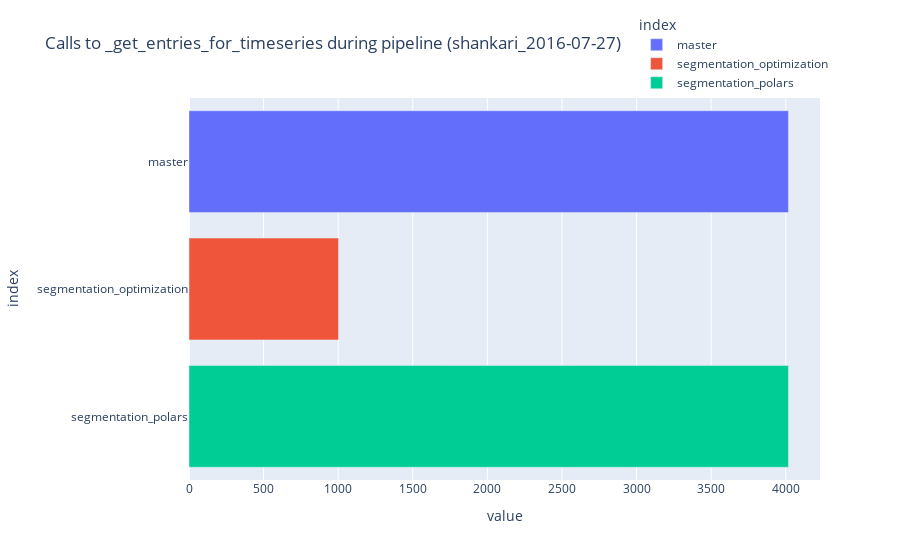

The cell this chart's notebook holds for it:
### Code cell
db_calls_df = pipeline_stats_df[
    pipeline_stats_df['name'] == 'get_entries_for_timeseries'
]
db_calls_counts_df = db_calls_df['branch_name'].value_counts(sort=False)

fig = px.bar(
    db_calls_counts_df,
    color=db_calls_counts_df.index,
    orientation="h",
)
fig.update_layout(
    title=f"Calls to _get_entries_for_timeseries during pipeline ({day})",
    barmode='group',
    legend=dict(
        yanchor="bottom",
        xanchor="right",
    )
)
fig.show()

### Figure 1 — Plotly figure (JSON) as saved in the notebook; plotly's stock layout.template omitted (floating-point values rounded to 4 significant figures)
{"data": [{"hovertemplate": "index=%{y}<br>value=%{x}<extra></extra>", "legendgroup": "master", "marker": {"color": "#636efa", "pattern": {"shape": ""}}, "name": "master", "orientation": "h", "showlegend": true, "textposition": "auto", "type": "bar", "x": [4018], "xaxis": "x", "y": ["master"], "yaxis": "y"}, {"hovertemplate": "index=%{y}<br>value=%{x}<extra></extra>", "legendgroup": "segmentation_optimization", "marker": {"color": "#EF553B", "pattern": {"shape": ""}}, "name": "segmentation_optimization", "orientation": "h", "showlegend": true, "textposition": "auto", "type": "bar", "x": [1002], "xaxis": "x", "y": ["segmentation_optimization"], "yaxis": "y"}, {"hovertemplate": "index=%{y}<br>value=%{x}<extra></extra>", "legendgroup": "segmentation_polars", "marker": {"color": "#00cc96", "pattern": {"shape": ""}}, "name": "segmentation_polars", "orientation": "h", "showlegend": true, "textposition": "auto", "type": "bar", "x": [4018], "xaxis": "x", "y": ["segmentation_polars"], "yaxis": "y"}], "layout": {"barmode": "group", "legend": {"title": {"text": "index"}, "tracegroupgap": 0, "xanchor": "right", "yanchor": "bottom"}, "margin": {"t": 60}, "title": {"text": "Calls to _get_entries_for_timeseries during pipeline (shankari_2016-07-27)"}, "xaxis": {"anchor": "y", "domain": [0, 1], "title": {"text": "value"}}, "yaxis": {"anchor": "x", "categoryarray": ["segmentation_polars", "segmentation_optimization", "master"], "categoryorder": "array", "domain": [0, 1], "title": {"text": "index"}}}}
